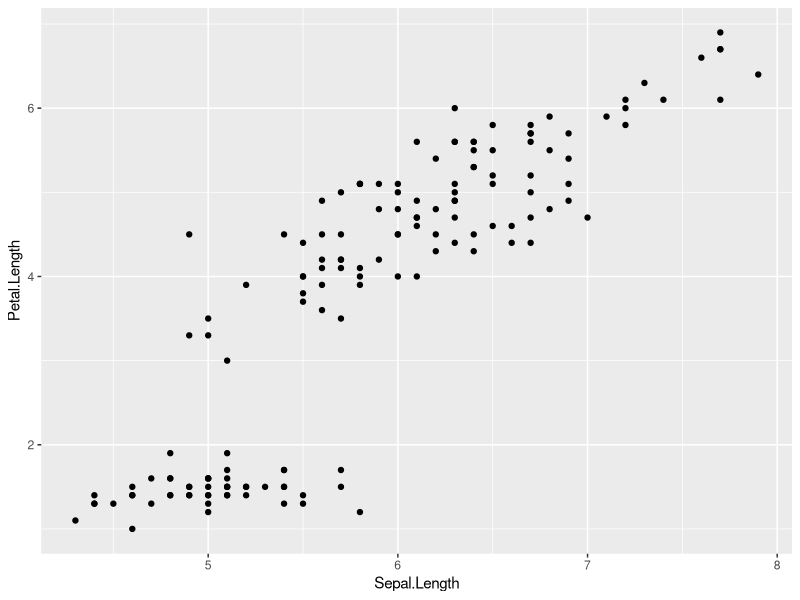
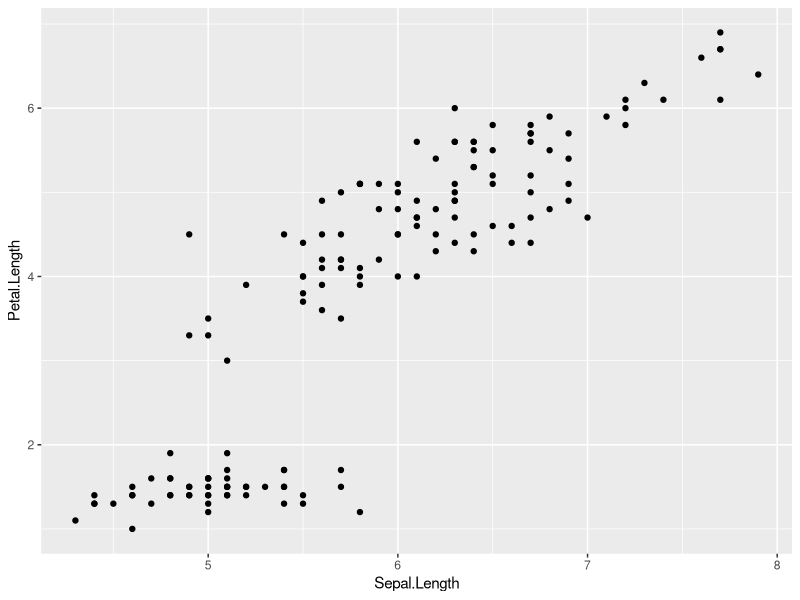
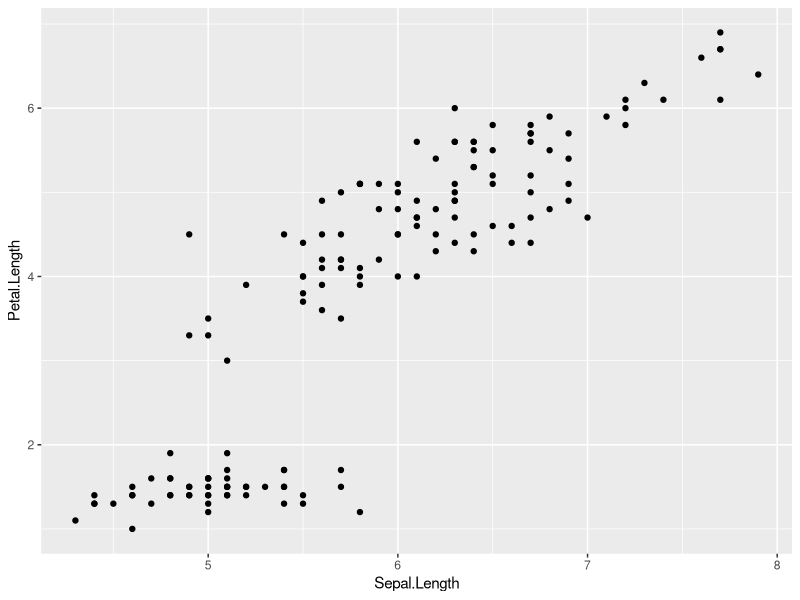
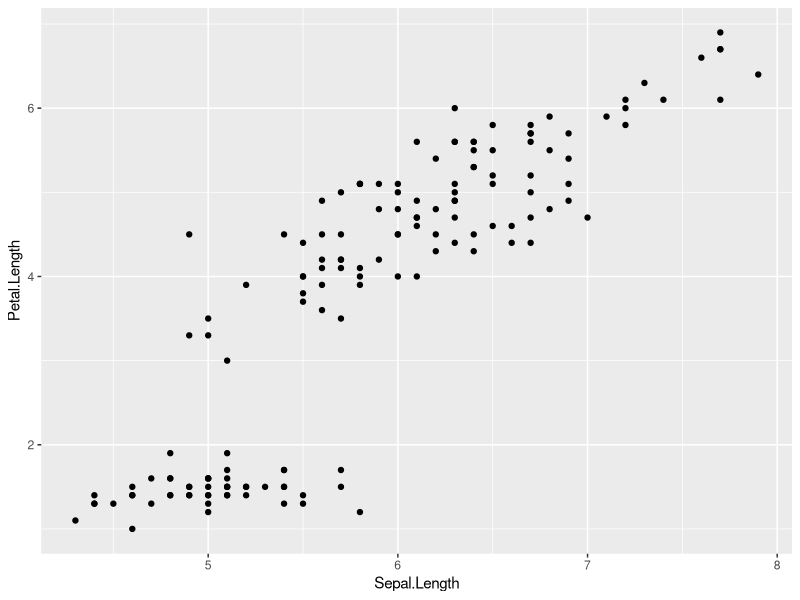
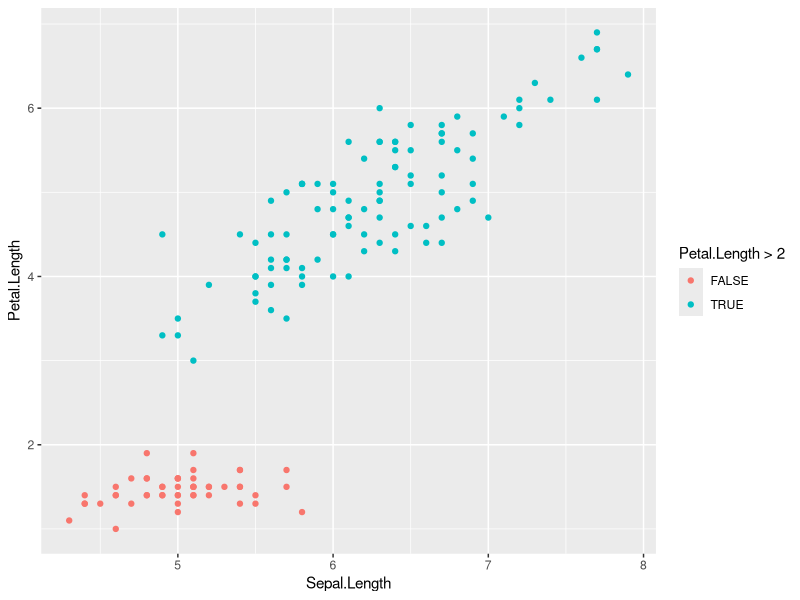
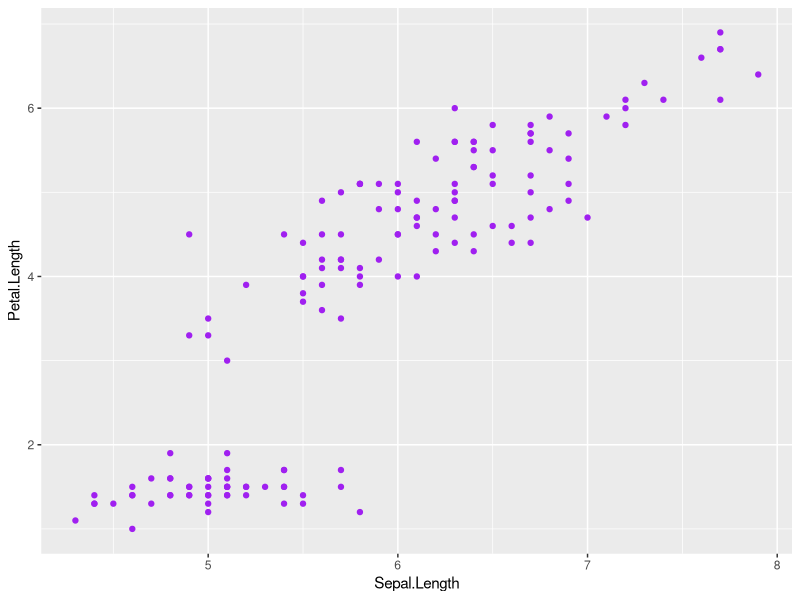
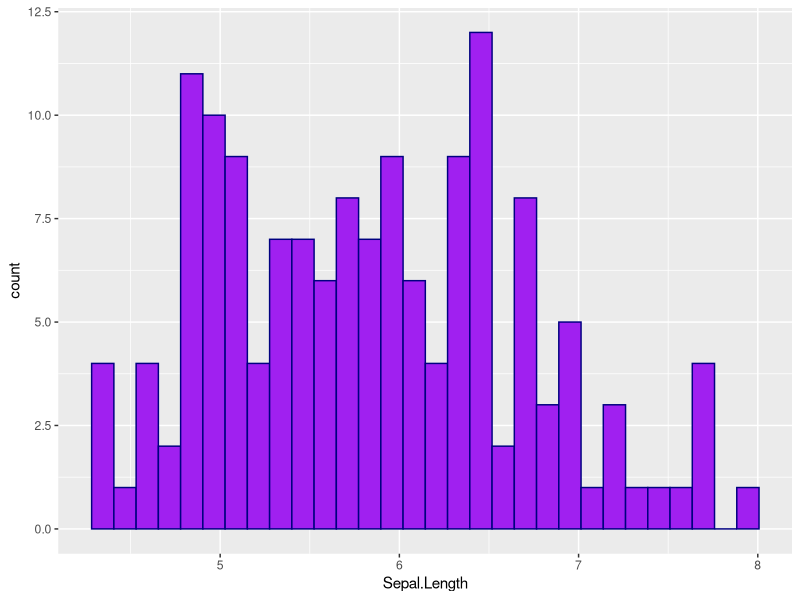
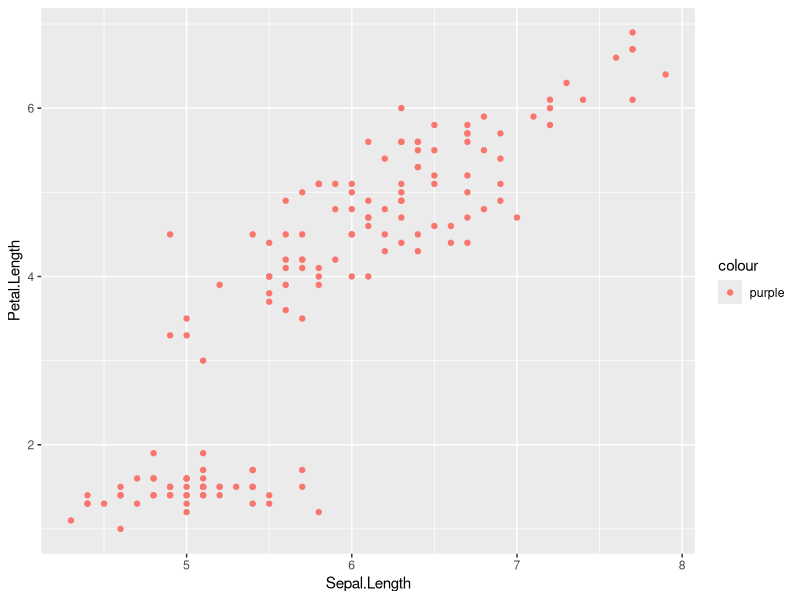

Generate these figures, in order, with R:
## ---- chunk 1
knitr::opts_chunk$set(echo = TRUE)
## ---- chunk 2
packages <- c(
  'ggplot2',
  'dplyr'
)

# Uncomment the next lines (remove the first #) to install the packages
# install.packages(packages)
# load standard libraries
library(ggplot2)
library(dplyr)

# load data
data("diamonds")
data("iris")
## ---- chunk 3
# Data 1
# Data can be added to ggplot(). If set here the data and mapping values will be inherited by subsequent layers.
ggplot(data = iris,
       mapping = aes(x = Sepal.Length, y = Petal.Length)) +
  geom_point()
## ---- chunk 4
# Data 2
# Another method is to set data in the ggplot() element and the mapping in the geom layer. 
ggplot(data = iris) +
 geom_point(mapping = aes(Sepal.Length, Petal.Length))

## ---- chunk 5
# Data 3
# You can also set both the data and the mapping at the geom layer
ggplot() +
  geom_point(data = iris, mapping = aes(x = Sepal.Length, y = Petal.Length))
## ---- chunk 6
# Data 4
# It is common for the arguments not be used
ggplot(iris) +
 geom_point(aes(x = Sepal.Length, y = Petal.Length))
## ---- chunk 7
# Mapping 1
# You can map colour to your data using the colour aesthetic. 
# We can use an expression to map the colour, as the x and y values are not passed in as strings. Note that a legend is created when you map a variable to colour.  
ggplot(data = iris) +
 geom_point(mapping = aes(x = Sepal.Length, 
                          y = Petal.Length, 
                          colour = Petal.Length >2)) 
## ---- chunk 8
# Mapping 2
# It is important to remember the difference between mapping a colour and setting a colour
# This is how you set the colour on a plot
ggplot(data = iris) +
 geom_point(mapping = aes(x = Sepal.Length, 
                          y = Petal.Length),
            colour = "purple")
## ---- chunk 9
# Mapping 3
# Some geometries use fill to set the colour inside the graphic
ggplot(data = iris) +
 geom_histogram(mapping = aes(x = Sepal.Length),
            fill = "purple",
            colour = "navy")

## ---- chunk 10
# Mapping 4
# This is how **NOT** to set the colour of a plot
# Do you know what is happening here?
ggplot(data = iris) +
 geom_point(mapping = aes(x = Sepal.Length, 
                          y = Petal.Length,
                          colour = "purple"))
## ---- chunk 11
ggplot(iris) + 
  geom_point(aes(x = Sepal.Length, y = Petal.Length))
## ---- chunk 12
ggplot(iris) + 
  geom_histogram(aes(x = Petal.Length))
## ---- chunk 13
# Geometries 1
# In this example you can see that the points sit on top of the line 
ggplot(data = iris) +
  geom_line(mapping = aes(x = Sepal.Length, y = Petal.Length), colour = "pink") +
  geom_point(mapping = aes(x = Sepal.Length, y = Petal.Length)) 
## ---- chunk 14
# In this example the line sits on top of the points 
# This is due to the order of the geometries
ggplot(data = iris) +
  geom_point(mapping = aes(x = Sepal.Length, y = Petal.Length)) +
  geom_line(mapping = aes(x = Sepal.Length, y = Petal.Length), colour = "pink")
## ---- chunk 15
#geom_bar() uses stat_count() by default 
ggplot(data = diamonds) +
  geom_bar(mapping = aes(x=cut)) +
  ggtitle("geom_bar()")

# we get the same plot because the default geom for stat_count() is geom_bar() 
ggplot(data = diamonds) +
  stat_count(mapping = aes(x=cut)) +
  ggtitle("stat_count()")

# but you can update the geom to something else - normally you wouldn't want to override this.
ggplot(data = diamonds) +
  stat_count(mapping = aes(x=cut), geom = 'point') +
  ggtitle("stat_count()")

# You can calculate the statistics yourself and plot the results 
diamonds_counted_by_cut = diamonds %>%
  group_by(cut) %>%
  summarise(count = n())

ggplot(data = diamonds_counted_by_cut) +
  geom_bar(mapping = aes(x=cut, y=count),
           stat = 'identity') + # identity stat doesn't compute anything 
  ggtitle("stat = 'identity")

# ggplot2 provide geometries for the most frequently used combinations of statistics and geometries. For example, geom_col() is geom_bar() with the stat set to "identity".
ggplot(data = diamonds_counted_by_cut) +
  geom_col(mapping = aes(x=cut, y=count)) +
  ggtitle("geom_col()")
  
# You can access the values generated through the stat by using the after_stat() function.
# Here we will change the counts to percentages
#geom_bar() uses stat_count() by default 
ggplot(data = diamonds) +
  geom_bar(mapping = 
             aes(
               x = cut,
               y = after_stat(100 * count / sum(count))
               )
           ) + labs(y = "Percentage")

# Computed variables are provided in the stat_ documentation
# ?stat_count 
# ?stat_density
# ?stat_boxplot
## ---- chunk 16
ggplot(diamonds) + 
  geom_jitter(aes(x = cut, y = depth), width = 0.3)
## ---- chunk 17
ggplot(mpg) + 
  geom_point(aes(x = displ, y = hwy, colour = class))
## ---- chunk 18
ggplot(mpg) + 
  geom_point(aes(x = displ, y = hwy, colour = class)) +
  scale_color_manual(values = c("pink", "purple", "blue", "red", "green", "navy", "yellow")) #+
  #scale_colour_brewer(type = 'qual')
## ---- chunk 19
ggplot(mpg) + 
  geom_point(aes(x = displ, y = hwy)) + 
  scale_x_continuous(breaks = c(3, 5, 6)) + 
  scale_y_continuous(trans = 'log10')
## ---- chunk 20
# ~ take the value and map to panel
## ---- chunk 21

## ---- chunk 22

# Colours
  dark_green <- "#002D30"
  light_grey <- "#F2F2F2"
  green_blue <- "#007883"
  light_green <- "#4FE18F"
  blue <- "#00C3D6"
  pink <- "#FF709D"
  purple <- "#A361FF"
  orange <- "#ffa45a"
# Font  
#  font <- "Derailed"

# The plot
ggplot(data = iris) +
  geom_point(mapping = aes(x = Petal.Length, y = Petal.Width, colour = Species)) +
  labs(title = "Differences in flower size by iris species",
       subtitle = "Plot of petal width by petal length",
       caption = "Data source: R") +

  # Theme  
  theme(
    # You can use this to remove all lines from the plot
    #rect = element_blank(),
    
    # Plot rectangle format:
    plot.background = element_rect(fill = pink),
    
    # Panel rectangle format:
    panel.background = element_rect(fill = dark_green),
    #panel.border = element_rect(fill = light_grey, colour = pink), # you probably will never need to use this
    
    legend.key = element_rect(fill = "white"),
    legend.background = element_rect(fill = orange),
    legend.margin = margin(9,9,9,9),
    
    legend.box.background = element_rect(fill = purple, colour = purple),
    legend.box.margin = margin(9,9,9,9),
    )

## ---- chunk 23

# Colours
  dark_green <- "#002D30"
  light_grey <- "#F2F2F2"
  green_blue <- "#007883"
  light_green <- "#4FE18F"
  blue <- "#00C3D6"
  pink <- "#FF709D"
  purple <- "#A361FF"
  orange <- "#ffa45a"
# Font  
#  font <- "Derailed"

# The plot
ggplot(data = iris) +
  geom_point(mapping = aes(x = Petal.Length, y = Petal.Width, colour = Species)) +
  labs(title = "Differences in flower size by iris species",
       subtitle = "Plot of petal width by petal length",
       caption = "Data source: R") +

  # Theme  
  theme(
    # You can use this to remove all lines from the plot
    #line = element_blank(),
    
    # Update the axis ticks
    axis.ticks = element_line(colour = pink, lineend = "round", size = 2),
    axis.ticks.length = unit(.5, "cm"),
    
    # Update the axis lines
    axis.line.x = element_line(colour = orange, lineend = "round", size = 2),
    axis.line.y = element_line(colour = light_green, lineend = "round", size = 2),
    
    # Update the grid lines
    #panel.grid = element_line(colour = pink),
    panel.grid.minor = element_line(colour = purple),
    panel.grid.major = element_line(colour = blue)
    )

## ---- chunk 24

# Colours
  dark_green <- "#002D30"
  light_grey <- "#F2F2F2"
  green_blue <- "#007883"
  light_green <- "#4FE18F"
  blue <- "#00C3D6"
  pink <- "#FF709D"
  purple <- "#A361FF"
  orange <- "#ffa45a"
# Font  
# font <- "Derailed"

# The plot
ggplot(data = iris) +
  geom_point(mapping = aes(x = Petal.Length, y = Petal.Width, colour = Species)) +
  labs(title = "Differences in flower size by iris species",
       subtitle = "Plot of petal width by petal length",
       caption = "Data source: R") +

  # Theme  
  theme(
    # Title text format:
    # Set the font family and font colour 
    #text = element_text(family=font,
    #                    color=purple),
    
    # Make additional changes (e.g., size, type, margins) to the plot's title, subtitle and caption and the legend title and text here. 
    plot.title = element_text(size=18,
                              face="bold",
                              colour = purple
                              ),
    
    plot.subtitle = element_text(size=12,
                                 margin=margin(9,0,9,0),
                                 colour = blue
                                 ),
    
    plot.caption = element_text(size=10,
                                colour = pink),
    
    # Legend text format:
    legend.title = element_text(size=12, 
                                face = "bold",
                                colour = orange),
    
    legend.text = element_text(size=12, 
                               colour = dark_green),
    
    # Axis text format:
    axis.title.y = element_text(size=12, 
                              colour = light_green),
    axis.title.x = element_text(size=12, 
                              colour = blue),
    # SET AS BLANK?
    
    # Notice that the font is pulled through in the text hierarchy but colour is not for axis.text or strip.text
    axis.text = element_text(size=10,
                             colour = green_blue),
  
    # Strip text 
    strip.text = element_text(size=12, 
                              hjust = 0,
                              colour = orange)
    )
## ---- chunk 25
ggplot(data = iris) +
  geom_point(mapping = aes(x = Petal.Length, y = Petal.Width, colour = Species)) +
  facet_grid(cols = vars(Species)) + 
  labs(title = "Differences in flower size by iris species",
       subtitle = "Plot of petal width by petal length",
       caption = "Data source: R")

## ---- chunk 26
ggplot(data = iris) +
  geom_point(mapping = aes(x = Petal.Length, y = Petal.Width, colour = Species)) +
  facet_grid(cols = vars(Species)) + 
  labs(title = "Differences in flower size by iris species",
       subtitle = "Plot of petal width by petal length",
       caption = "Data source: R") +
  theme(
    
    # RECTANGLES
    # element_rect()
    #plot.background = element_rect(),
    #panel.background = element_rect(),
    
    #legend.key = element_rect(),
    #legend.background = element_rect(),
    #legend.margin = margin(),
    #legend.position(),
    #legend.direction(),
    #legend.justification(),
    
    #legend.box.background = element_rect(),
    #legend.box.margin = margin(),
    
    #panel.spacing(),
    
    # LINES
    #axis.ticks = element_line(),
    #axis.ticks.length = unit(.5, "cm"),

    #axis.line = element_line()
    #axis.line.x = element_line(),
    #axis.line.y = element_line(),
    
    #panel.grid = element_line(),
    #panel.grid.minor = element_line(),
    #panel.grid.major = element_line(),
    
    # TEXT
    #text = element_text(),
    #plot.title = element_text(),
    #plot.subtitle = element_text(),
    #plot.caption = element_text(),
  
    #legend.title = element_text(),
    #legend.title.align(),	
    #legend.text = element_text(),
    #legend.text.align(),	

    
    #axis.title = element_text(),
    #axis.title.y = element_text(),
    #axis.title.x = element_text(),
    
    #axis.text = element_text(),
  
    #strip.text = element_text()
    
    )
  

